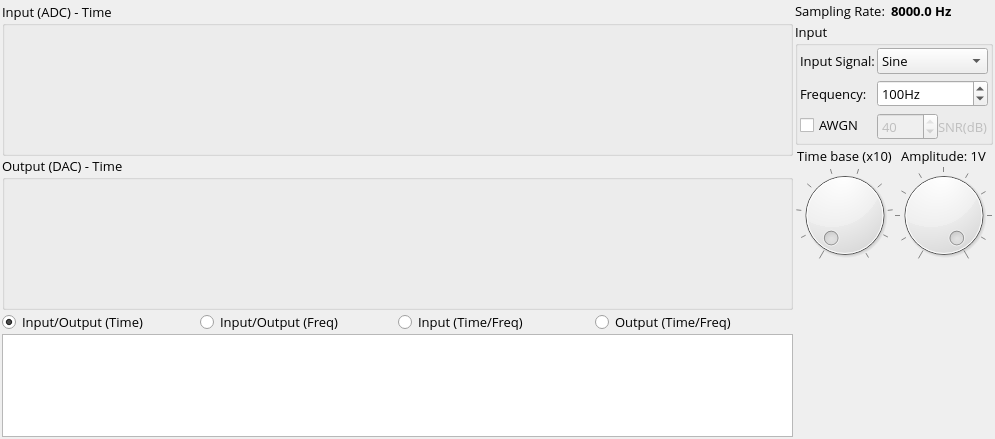
<?xml version="1.0" encoding="UTF-8"?>
<ui version="4.0">
 <class>SDView</class>
 <widget class="QWidget" name="SDView">
  <property name="geometry">
   <rect>
    <x>0</x>
    <y>0</y>
    <width>995</width>
    <height>439</height>
   </rect>
  </property>
  <property name="windowTitle">
   <string>SimDSP Run</string>
  </property>
  <layout class="QGridLayout" name="gridLayout_2" columnstretch="4,1">
   <property name="leftMargin">
    <number>2</number>
   </property>
   <property name="topMargin">
    <number>2</number>
   </property>
   <property name="rightMargin">
    <number>2</number>
   </property>
   <property name="bottomMargin">
    <number>2</number>
   </property>
   <property name="spacing">
    <number>2</number>
   </property>
   <item row="0" column="0">
    <layout class="QVBoxLayout" name="outputLayout" stretch="3,0,1">
     <property name="spacing">
      <number>0</number>
     </property>
     <property name="topMargin">
      <number>0</number>
     </property>
     <property name="bottomMargin">
      <number>0</number>
     </property>
     <item>
      <layout class="QVBoxLayout" name="plotLayout" stretch="0,0">
       <item>
        <widget class="QGroupBox" name="inputBox">
         <property name="font">
          <font>
           <family>Open Sans</family>
           <pointsize>10</pointsize>
          </font>
         </property>
         <property name="title">
          <string>Input (ADC) - Time</string>
         </property>
         <layout class="QGridLayout" name="gridLayout_3">
          <property name="leftMargin">
           <number>0</number>
          </property>
          <property name="topMargin">
           <number>0</number>
          </property>
          <property name="rightMargin">
           <number>0</number>
          </property>
          <property name="bottomMargin">
           <number>0</number>
          </property>
          <property name="spacing">
           <number>0</number>
          </property>
          <item row="0" column="0">
           <widget class="SDPlot" name="PlotA" native="true"/>
          </item>
         </layout>
        </widget>
       </item>
       <item>
        <widget class="QGroupBox" name="outputBox">
         <property name="font">
          <font>
           <family>Open Sans</family>
           <pointsize>10</pointsize>
          </font>
         </property>
         <property name="title">
          <string>Output (DAC) - Time</string>
         </property>
         <layout class="QGridLayout" name="gridLayout_4">
          <property name="leftMargin">
           <number>0</number>
          </property>
          <property name="topMargin">
           <number>0</number>
          </property>
          <property name="rightMargin">
           <number>0</number>
          </property>
          <property name="bottomMargin">
           <number>0</number>
          </property>
          <item row="1" column="0">
           <widget class="SDPlot" name="PlotB" native="true"/>
          </item>
         </layout>
        </widget>
       </item>
      </layout>
     </item>
     <item>
      <layout class="QHBoxLayout" name="horizontalLayout">
       <item>
        <widget class="QRadioButton" name="inOutTime">
         <property name="font">
          <font>
           <family>Open Sans</family>
           <pointsize>10</pointsize>
          </font>
         </property>
         <property name="text">
          <string>Input/Output (Time)</string>
         </property>
         <property name="checked">
          <bool>true</bool>
         </property>
         <attribute name="buttonGroup">
          <string notr="true">timeFreqGroup</string>
         </attribute>
        </widget>
       </item>
       <item>
        <widget class="QRadioButton" name="inOutFreq">
         <property name="font">
          <font>
           <family>Open Sans</family>
           <pointsize>10</pointsize>
          </font>
         </property>
         <property name="layoutDirection">
          <enum>Qt::LeftToRight</enum>
         </property>
         <property name="text">
          <string>Input/Output (Freq)</string>
         </property>
         <attribute name="buttonGroup">
          <string notr="true">timeFreqGroup</string>
         </attribute>
        </widget>
       </item>
       <item>
        <widget class="QRadioButton" name="inTimeFreq">
         <property name="font">
          <font>
           <family>Open Sans</family>
           <pointsize>10</pointsize>
          </font>
         </property>
         <property name="text">
          <string>Input (Time/Freq)</string>
         </property>
         <attribute name="buttonGroup">
          <string notr="true">timeFreqGroup</string>
         </attribute>
        </widget>
       </item>
       <item>
        <widget class="QRadioButton" name="outTimeFreq">
         <property name="font">
          <font>
           <family>Open Sans</family>
           <pointsize>10</pointsize>
          </font>
         </property>
         <property name="text">
          <string>Output (Time/Freq)</string>
         </property>
         <attribute name="buttonGroup">
          <string notr="true">timeFreqGroup</string>
         </attribute>
        </widget>
       </item>
      </layout>
     </item>
     <item>
      <widget class="QTextEdit" name="appOutput">
       <property name="readOnly">
        <bool>true</bool>
       </property>
      </widget>
     </item>
    </layout>
   </item>
   <item row="0" column="1">
    <layout class="QVBoxLayout" name="optionsLayout" stretch="0,0,0,0,0">
     <item>
      <layout class="QFormLayout" name="formLayout">
       <property name="horizontalSpacing">
        <number>6</number>
       </property>
       <item row="0" column="0">
        <widget class="QLabel" name="fsLabel">
         <property name="font">
          <font>
           <family>Open Sans</family>
           <pointsize>10</pointsize>
          </font>
         </property>
         <property name="text">
          <string>Sampling Rate:</string>
         </property>
        </widget>
       </item>
       <item row="0" column="1">
        <widget class="QLabel" name="fsValue">
         <property name="font">
          <font>
           <family>Open Sans</family>
           <pointsize>10</pointsize>
           <weight>75</weight>
           <bold>true</bold>
          </font>
         </property>
         <property name="text">
          <string>8000.0 Hz</string>
         </property>
        </widget>
       </item>
      </layout>
     </item>
     <item>
      <layout class="QFormLayout" name="ch0Layout">
       <property name="horizontalSpacing">
        <number>6</number>
       </property>
       <property name="verticalSpacing">
        <number>6</number>
       </property>
       <property name="topMargin">
        <number>0</number>
       </property>
       <property name="bottomMargin">
        <number>0</number>
       </property>
       <item row="0" column="0" colspan="2">
        <widget class="QGroupBox" name="groupBox">
         <property name="font">
          <font>
           <family>Open Sans</family>
           <pointsize>10</pointsize>
          </font>
         </property>
         <property name="title">
          <string>Input</string>
         </property>
         <layout class="QFormLayout" name="formLayout_2">
          <property name="horizontalSpacing">
           <number>2</number>
          </property>
          <property name="verticalSpacing">
           <number>6</number>
          </property>
          <property name="leftMargin">
           <number>2</number>
          </property>
          <property name="topMargin">
           <number>2</number>
          </property>
          <property name="rightMargin">
           <number>2</number>
          </property>
          <property name="bottomMargin">
           <number>2</number>
          </property>
          <item row="0" column="0">
           <widget class="QLabel" name="inputLabel">
            <property name="font">
             <font>
              <family>Open Sans</family>
              <pointsize>10</pointsize>
             </font>
            </property>
            <property name="text">
             <string>Input Signal:</string>
            </property>
            <property name="alignment">
             <set>Qt::AlignLeading|Qt::AlignLeft|Qt::AlignVCenter</set>
            </property>
           </widget>
          </item>
          <item row="0" column="1">
           <widget class="QComboBox" name="inputComboBox">
            <property name="enabled">
             <bool>true</bool>
            </property>
            <property name="font">
             <font>
              <family>Open Sans</family>
              <pointsize>10</pointsize>
             </font>
            </property>
            <property name="editable">
             <bool>false</bool>
            </property>
            <item>
             <property name="text">
              <string>Sine</string>
             </property>
            </item>
            <item>
             <property name="text">
              <string>Square</string>
             </property>
            </item>
            <item>
             <property name="text">
              <string>Sawtooth</string>
             </property>
            </item>
            <item>
             <property name="text">
              <string>Noise</string>
             </property>
            </item>
            <item>
             <property name="text">
              <string>File</string>
             </property>
            </item>
            <item>
             <property name="text">
              <string>Microphone</string>
             </property>
            </item>
           </widget>
          </item>
          <item row="1" column="0">
           <widget class="QLabel" name="frequencyLabel">
            <property name="font">
             <font>
              <family>Open Sans</family>
              <pointsize>10</pointsize>
             </font>
            </property>
            <property name="text">
             <string>Frequency:</string>
            </property>
            <property name="alignment">
             <set>Qt::AlignLeading|Qt::AlignLeft|Qt::AlignVCenter</set>
            </property>
           </widget>
          </item>
          <item row="1" column="1">
           <widget class="QSpinBox" name="frequencySpinBox">
            <property name="font">
             <font>
              <family>Open Sans</family>
              <pointsize>10</pointsize>
             </font>
            </property>
            <property name="suffix">
             <string>Hz</string>
            </property>
            <property name="minimum">
             <number>0</number>
            </property>
            <property name="maximum">
             <number>44100</number>
            </property>
            <property name="value">
             <number>100</number>
            </property>
            <property name="displayIntegerBase">
             <number>10</number>
            </property>
           </widget>
          </item>
          <item row="2" column="0">
           <widget class="QCheckBox" name="awgnCheckBox">
            <property name="font">
             <font>
              <family>Open Sans</family>
              <pointsize>10</pointsize>
             </font>
            </property>
            <property name="layoutDirection">
             <enum>Qt::LeftToRight</enum>
            </property>
            <property name="text">
             <string>AWGN</string>
            </property>
            <property name="tristate">
             <bool>false</bool>
            </property>
           </widget>
          </item>
          <item row="2" column="1">
           <layout class="QGridLayout" name="snrLayout" columnstretch="3,0">
            <property name="topMargin">
             <number>0</number>
            </property>
            <item row="0" column="0">
             <widget class="QSpinBox" name="snrSpinBox">
              <property name="enabled">
               <bool>false</bool>
              </property>
              <property name="maximum">
               <number>40</number>
              </property>
              <property name="value">
               <number>40</number>
              </property>
             </widget>
            </item>
            <item row="0" column="1">
             <widget class="QLabel" name="snrLabel">
              <property name="enabled">
               <bool>false</bool>
              </property>
              <property name="font">
               <font>
                <family>Open Sans</family>
                <pointsize>10</pointsize>
               </font>
              </property>
              <property name="text">
               <string>SNR(dB)</string>
              </property>
             </widget>
            </item>
           </layout>
          </item>
         </layout>
        </widget>
       </item>
      </layout>
     </item>
     <item>
      <layout class="QGridLayout" name="gridLayout">
       <property name="topMargin">
        <number>0</number>
       </property>
       <property name="spacing">
        <number>0</number>
       </property>
       <item row="1" column="1">
        <widget class="QDial" name="amplitudeDial">
         <property name="cursor">
          <cursorShape>PointingHandCursor</cursorShape>
         </property>
         <property name="maximum">
          <number>10</number>
         </property>
         <property name="value">
          <number>10</number>
         </property>
         <property name="orientation">
          <enum>Qt::Horizontal</enum>
         </property>
         <property name="wrapping">
          <bool>false</bool>
         </property>
         <property name="notchesVisible">
          <bool>true</bool>
         </property>
        </widget>
       </item>
       <item row="0" column="0">
        <widget class="QLabel" name="timeBaseLabel">
         <property name="font">
          <font>
           <family>Open Sans</family>
           <pointsize>10</pointsize>
           <weight>50</weight>
           <bold>false</bold>
          </font>
         </property>
         <property name="text">
          <string>Time base (x10)</string>
         </property>
         <property name="alignment">
          <set>Qt::AlignCenter</set>
         </property>
        </widget>
       </item>
       <item row="1" column="0">
        <widget class="QDial" name="timeBaseDial">
         <property name="cursor">
          <cursorShape>PointingHandCursor</cursorShape>
         </property>
         <property name="mouseTracking">
          <bool>false</bool>
         </property>
         <property name="toolTip">
          <string/>
         </property>
         <property name="statusTip">
          <string/>
         </property>
         <property name="whatsThis">
          <string/>
         </property>
         <property name="accessibleName">
          <string/>
         </property>
         <property name="layoutDirection">
          <enum>Qt::LeftToRight</enum>
         </property>
         <property name="autoFillBackground">
          <bool>false</bool>
         </property>
         <property name="styleSheet">
          <string notr="true"/>
         </property>
         <property name="minimum">
          <number>1</number>
         </property>
         <property name="maximum">
          <number>10</number>
         </property>
         <property name="value">
          <number>1</number>
         </property>
         <property name="sliderPosition">
          <number>1</number>
         </property>
         <property name="orientation">
          <enum>Qt::Horizontal</enum>
         </property>
         <property name="invertedAppearance">
          <bool>false</bool>
         </property>
         <property name="invertedControls">
          <bool>true</bool>
         </property>
         <property name="wrapping">
          <bool>false</bool>
         </property>
         <property name="notchTarget">
          <double>3.700000000000000</double>
         </property>
         <property name="notchesVisible">
          <bool>true</bool>
         </property>
        </widget>
       </item>
       <item row="0" column="1">
        <widget class="QLabel" name="amplitudeLabel">
         <property name="font">
          <font>
           <family>Open Sans</family>
           <pointsize>10</pointsize>
          </font>
         </property>
         <property name="text">
          <string>Amplitude: 1V</string>
         </property>
         <property name="alignment">
          <set>Qt::AlignCenter</set>
         </property>
        </widget>
       </item>
      </layout>
     </item>
     <item>
      <widget class="SDKeyboard" name="widgetKeyboard" native="true"/>
     </item>
     <item>
      <spacer name="verticalSpacer">
       <property name="orientation">
        <enum>Qt::Vertical</enum>
       </property>
       <property name="sizeHint" stdset="0">
        <size>
         <width>20</width>
         <height>40</height>
        </size>
       </property>
      </spacer>
     </item>
    </layout>
   </item>
  </layout>
 </widget>
 <customwidgets>
  <customwidget>
   <class>SDKeyboard</class>
   <extends>QWidget</extends>
   <header>src/view/sdkeyboard.h</header>
   <container>1</container>
  </customwidget>
  <customwidget>
   <class>SDPlot</class>
   <extends>QWidget</extends>
   <header>src/view/sdplot.h</header>
   <container>1</container>
  </customwidget>
 </customwidgets>
 <resources/>
 <connections/>
 <buttongroups>
  <buttongroup name="timeFreqGroup"/>
 </buttongroups>
</ui>
